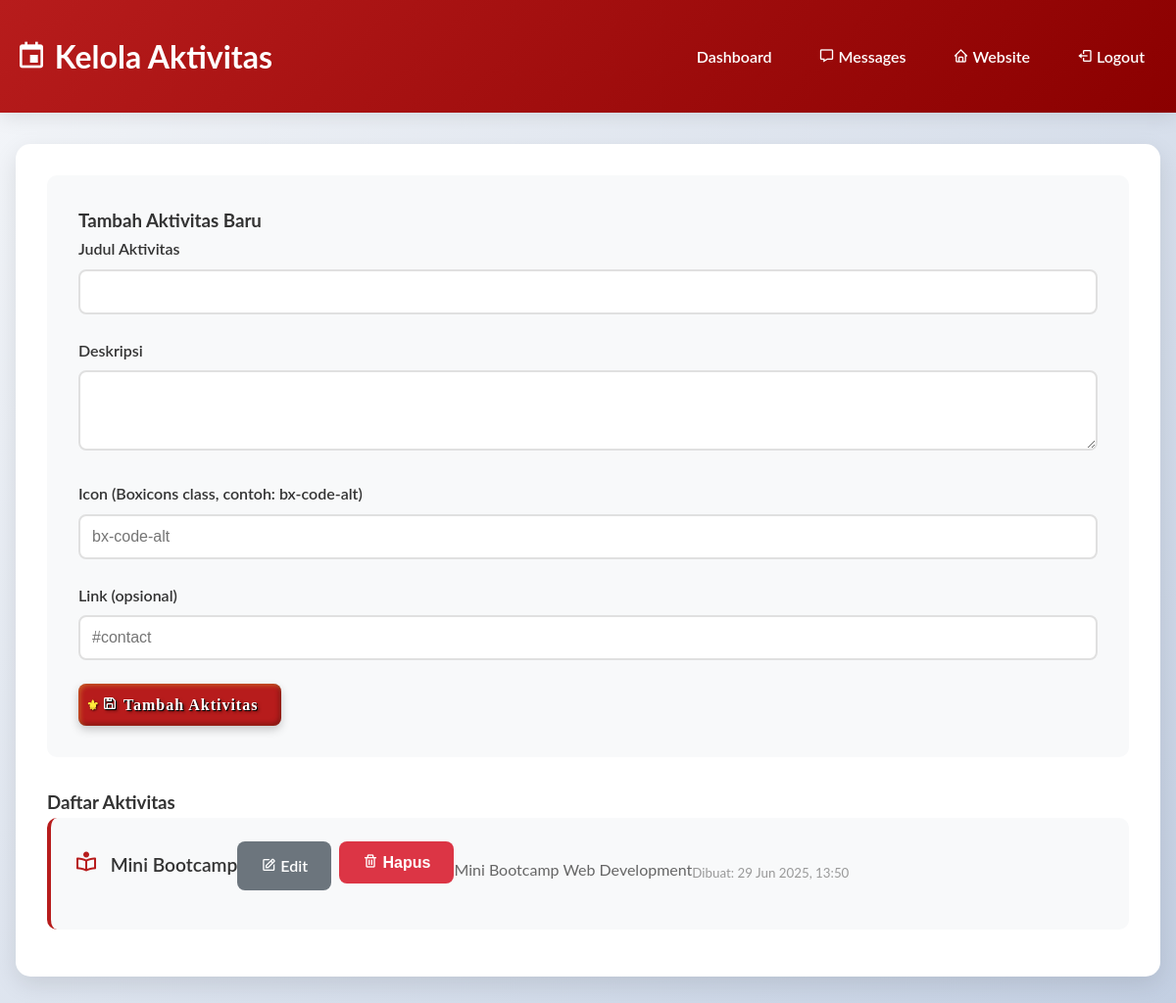
Page /admin/activities.php (signed in) on the committed database.
### tables this page shows
CREATE TABLE activities (
        id INTEGER PRIMARY KEY AUTOINCREMENT,
        title TEXT NOT NULL,
        description TEXT NOT NULL,
        icon TEXT,
        link TEXT,
        created_at DATETIME DEFAULT CURRENT_TIMESTAMP
    );

### admin/activities.php (the view, shortened to what this page needs)
<?php
require_once '../database/init_db.php';
try {
    $stmt = $pdo->query("SELECT * FROM activities ORDER BY created_at DESC");
    $activities = $stmt->fetchAll(PDO::FETCH_ASSOC);
} catch (PDOException $e) {
    $error = "Error loading activities: " . $e->getMessage();
}
$edit_activity = null;
?>
<!DOCTYPE html>
<html lang="id">
<head>
    <link href='https://unpkg.com/boxicons@2.1.4/css/boxicons.min.css' rel='stylesheet'>
    <link rel="stylesheet" href="../assets/css/style.css">
</head>
<body>
    <div class="admin-header">
        <div class="container">
            <h1 class="admin-title">
                <i class='bx bx-calendar-event'></i> Kelola Aktivitas
            </h1>
            <div class="admin-nav">
                <a href="index.php"><i class='bx bx-dashboard'></i> Dashboard</a>
                <a href="messages.php"><i class='bx bx-message'></i> Messages</a>
                <a href="../index.php"><i class='bx bx-home'></i> Website</a>
                <a href="logout.php"><i class='bx bx-log-out'></i> Logout</a>
            </div>
        </div>
    </div>
    <div class="container">
        <div class="admin-container">
            <div class="form-container">
                <h3><?php echo $edit_activity ? 'Edit Aktivitas' : 'Tambah Aktivitas Baru'; ?></h3>
                <form method="POST" action="">
                    <div class="form-group">
                        <label for="title">Judul Aktivitas</label>
                        <input type="text" id="title" name="title" required
                               value="<?php echo $edit_activity ? htmlspecialchars($edit_activity['title']) : ''; ?>">
                    </div>
                    <div class="form-group">
                        <label for="description">Deskripsi</label>
                        <textarea id="description" name="description" rows="3" required><?php echo $edit_activity ? htmlspecialchars($edit_activity['description']) : ''; ?></textarea>
                    </div>
                    <div class="form-group">
                        <label for="icon">Icon (Boxicons class, contoh: bx-code-alt)</label>
                        <input type="text" id="icon" name="icon" required
                               value="<?php echo $edit_activity ? htmlspecialchars($edit_activity['icon']) : ''; ?>"
                               placeholder="bx-code-alt">
                    </div>
                    <div class="form-group">
                        <label for="link">Link (opsional)</label>
                        <input type="text" id="link" name="link"
                               value="<?php echo $edit_activity ? htmlspecialchars($edit_activity['link']) : ''; ?>"
                               placeholder="#contact">
                    </div>
                    <button type="submit" class="btn btn-primary">
                        <i class='bx bx-save'></i> <?php echo $edit_activity ? 'Update' : 'Tambah'; ?> Aktivitas
                    </button>
                </form>
            </div>
            <h3>Daftar Aktivitas</h3>
            <?php if (empty($activities)): ?>
                <p style="text-align: center; color: #666; padding: 2rem;">Belum ada aktivitas.</p>
            <?php else: ?>
                <?php foreach ($activities as $activity): ?>
                    <div class="activity-item">
                        <div class="activity-header">
                            <div class="activity-title">
                                <i class='bx <?php echo htmlspecialchars($activity['icon']); ?> icon-preview'></i>
                                <?php echo htmlspecialchars($activity['title']); ?>
                            </div>
                            <div class="activity-actions">
                                <a href="?edit=<?php echo $activity['id']; ?>" class="btn btn-secondary">
                                    <i class='bx bx-edit'></i> Edit
                                </a>
                                <form method="POST" style="display: inline;" onsubmit="return confirm('Yakin ingin menghapus aktivitas ini?')">
                                    <button type="submit" class="btn btn-danger">
                                        <i class='bx bx-trash'></i> Hapus
                                    </button>
                                </form>
                            </div>
                        </div>
                        <p style="color: #666; margin-bottom: 0.5rem;"><?php echo htmlspecialchars($activity['description']); ?></p>
                        <small style="color: #999;">
                            Dibuat: <?php echo date('d M Y, H:i', strtotime($activity['created_at'])); ?>
                        </small>
                    </div>
                <?php endforeach; ?>
            <?php endif; ?>
        </div>
    </div>
</body>
</html>

### assets/css/style.css (style rules this page uses)
* { margin: 0; padding: 0; box-sizing: border-box; }
html { scroll-behavior: smooth; }
body { font-family: "Lato", sans-serif; background-color: #f9f9f9; color: #333; line-height: 1.6; }
.container { max-width: 1200px; margin: 0 auto; padding: 0 1rem; }
.btn-secondary { background: rgba(255, 255, 255, 0.1); color: #fff; border: 1px solid rgba(255, 255, 255, 0.3); backdrop-filter: blur(10px); }
.btn { display: inline-block; padding: 0.75rem 1.5rem; border-radius: 50px; text-decoration: none; font-weight: 500; transition: background-color 0.3s, color 0.3s; }
.btn-primary { background: linear-gradient(145deg, #b71c1c, #8b0000); color: #fff; border: 2px solid #ffeb3b; font-family: "Georgia", "Times New Roman", serif; position: relative; box-shadow: inset 2px 2px 5px rgba(255, 235, 59, 0.3), inset -2px -2px 5px rgba(0, 0, 0, 0.3), 0 4px 10px rgba(0, 0, 0, 0.2); text-shadow: 1px 1px 0 #000, 2px 2px 3px rgba(0, 0, 0, 0.5); letter-spacing: 1px; font-weight: 700; }
.btn-primary::before { content: "⚜"; position: absolute; left: 8px; top: 50%; transform: translateY(-50%); color: #ffeb3b; font-size: 0.9rem; text-shadow: 1px 1px 2px rgba(0, 0, 0, 0.7); }
.btn { display: inline-block; padding: 0.75rem 2rem; border-radius: 25px; text-decoration: none; font-weight: 600; transition: all 0.3s ease; border: 2px solid transparent; cursor: pointer; font-size: 1rem; }
.btn-primary { background: #b71c1c; color: #fff; border-color: #b71c1c; }
.form-group { margin-bottom: 1.5rem; }
.form-group label { display: block; margin-bottom: 0.5rem; font-weight: 600; color: #333; }
.form-group input, .form-group textarea, .form-group select { width: 100%; padding: 0.75rem; border: 2px solid #ddd; border-radius: 8px; font-size: 1rem; transition: border-color 0.3s ease; background: #fff; }
.activity-item { display: flex; align-items: center; margin-bottom: 3rem; position: relative; }
.activity-item:nth-child(odd) { flex-direction: row; }

### admin/activities.php (style rules this page uses)
body { background: linear-gradient(135deg, #f5f7fa 0%, #c3cfe2 100%); min-height: 100vh; font-family: 'Lato', sans-serif; }
.admin-header { background: linear-gradient(135deg, #b71c1c 0%, #8b0000 100%); color: white; padding: 2rem 0; margin-bottom: 2rem; box-shadow: 0 4px 20px rgba(0, 0, 0, 0.1); }
.admin-header .container { display: flex; justify-content: space-between; align-items: center; }
.admin-title { font-size: 2rem; font-weight: 700; color: #fff; margin: 0; }
.admin-nav { display: flex; gap: 1rem; align-items: center; }
.admin-nav a { color: #fff; text-decoration: none; padding: 0.5rem 1rem; border-radius: 25px; transition: all 0.3s ease; font-weight: 600; }
.admin-container { background: #fff; border-radius: 15px; padding: 2rem; box-shadow: 0 8px 25px rgba(0, 0, 0, 0.1); margin-bottom: 2rem; }
.form-container { background: #f8f9fa; padding: 2rem; border-radius: 10px; margin-bottom: 2rem; }
.form-group { margin-bottom: 1.5rem; }
.form-group label { display: block; margin-bottom: 0.5rem; font-weight: 600; color: #333; }
.form-group input, .form-group textarea { width: 100%; padding: 0.75rem; border: 2px solid #e0e0e0; border-radius: 8px; font-size: 1rem; transition: border-color 0.3s ease; }
.btn { padding: 0.75rem 1.5rem; border: none; border-radius: 8px; font-weight: 600; cursor: pointer; transition: all 0.3s ease; text-decoration: none; display: inline-block; }
.btn-primary { background: #b71c1c; color: white; }
.btn-secondary { background: #6c757d; color: white; }
.btn-danger { background: #dc3545; color: white; }
.activity-item { background: #f8f9fa; padding: 1.5rem; border-radius: 10px; margin-bottom: 1rem; border-left: 4px solid #b71c1c; }
.activity-header { display: flex; justify-content: space-between; align-items: center; margin-bottom: 1rem; }
.activity-title { font-size: 1.2rem; font-weight: 600; color: #333; }
.activity-actions { display: flex; gap: 0.5rem; }
.icon-preview { font-size: 1.5rem; color: #b71c1c; margin-right: 0.5rem; }

### rows in the picture
activities: title "Mini Bootcamp", description "Mini Bootcamp Web Development", created_at "29 Jun 2025, 13:50"
